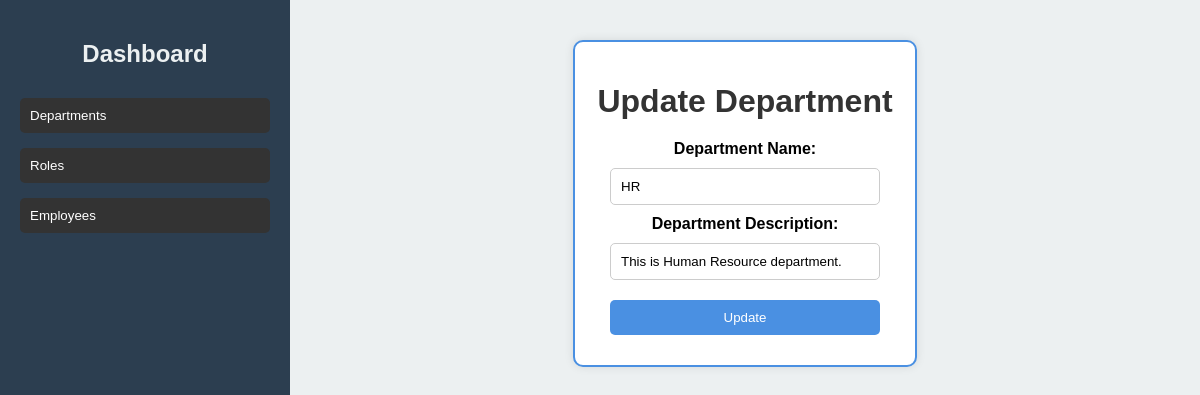
Before: /update/2 with the older database file.
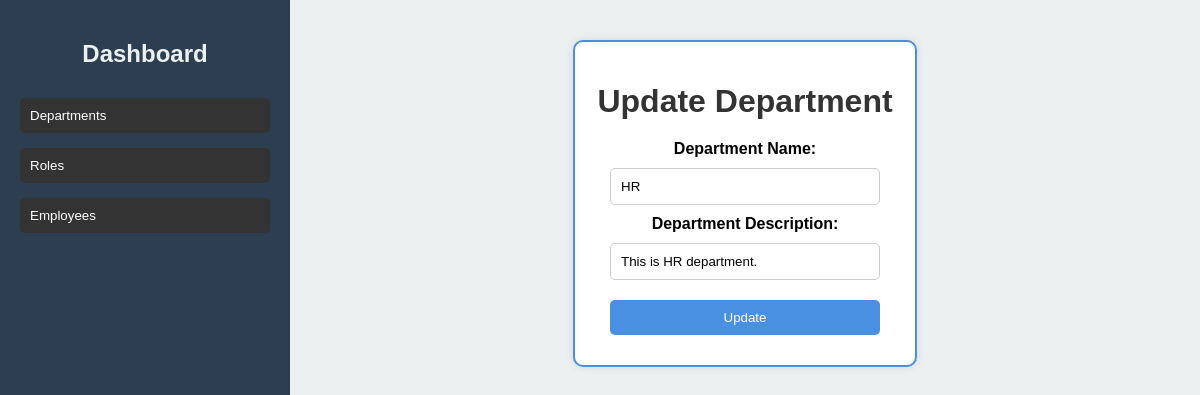
After: the same page with the newer database file.
### deptapp/models.py (models this page shows)
class Depart(models.Model):
    dept_id = models.AutoField(primary_key=True)
    depart_name = models.CharField(max_length=100)
    description = models.CharField(max_length=300)
    created_at = models.DateTimeField(auto_now_add=True)
    updated_at = models.DateTimeField(auto_now=True)
    status = models.BooleanField(default=True)

### deptapp/views.py (the view)
# urls.py: path('update/<int:departid>',views.Updatedepart),
def Updatedepart(request,departid):
    d=Depart.objects.get(dept_id=departid)
    if request.method=='GET':
        context={}
        context['depart']=d # used with GET method
        return render(request,'updatedepart.html',context)
    else:
        dt=Depart.objects.filter(dept_id=departid)
        n=request.POST['depart_name']
        d=request.POST['description']
        dt.update(depart_name=n,description=d)
        return redirect('/')

### templates/updatedepart.html (shortened to what this page needs)
{% extends 'base.html' %}
{% load static %}
{% block content %}
    <div class="form-container">
        <h1>Update Department</h1>
        <form action="" method="post">
            <div>
                <label for="depart_name"><strong>Department Name:</strong></label><br>
                <input type="text" name="depart_name" id="depart_name" value="{{ depart.depart_name }}" required>
            </div>
            <div>
                <label for="description"><strong>Department Description:</strong></label><br>
                <input type="text" name="description" id="description" value="{{ depart.description }}" required>
            </div>
            <input type="submit" value="Update">
        </form>
    </div>
{% endblock %}

Changed rows visible on the page:
changed Depart "HR": description "This is Human Resource department." → "This is HR department."
